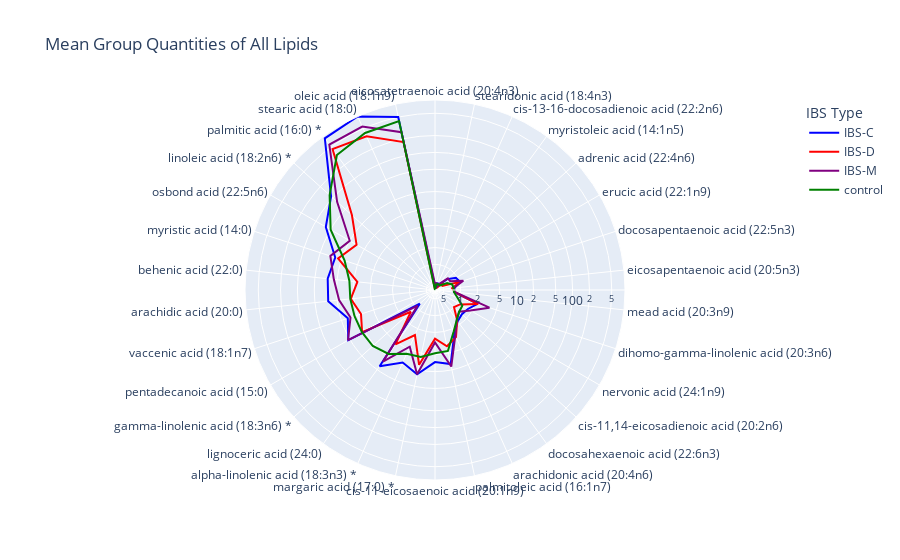

Notebook code for this chart:
### Code cell
fig = px.line_polar(pd.melt(all_radar_df2.T.reset_index(), id_vars="index"), 
                    r="value", 
                    theta="index", color="IBS Type",
                    color_discrete_sequence=["blue","red","purple","green"],
                    title="Mean Group Quantities of All Lipids", log_r=True,
                    line_close=True)

fig.show()
fig.write_html("Figures/Metabolome_radar_ALL_log.html")

### Figure 1 — Plotly figure (JSON) as saved in the notebook; plotly's stock layout.template omitted (floating-point values rounded to 4 significant figures)
{"data": [{"hovertemplate": "IBS Type=IBS-C<br>value=%{r}<br>index=%{theta}<extra></extra>", "legendgroup": "IBS-C", "line": {"color": "blue", "dash": "solid"}, "marker": {"symbol": "circle"}, "mode": "lines", "name": "IBS-C", "r": [0.3984, 0.4117, 0.48, 0.4451, 0.6817, 0.9441, 1.026, 0.7855, 0.7654, 2.199, 1.662, 1.547, 1.707, 2.464, 7.841, 6.761, 12.07, 9.144, 16.79, 0.81, 21.46, 15.14, 28.88, 29.5, 26.1, 62.32, 109.7, 777.3, 863.3, 502.5, 0.3984], "showlegend": true, "subplot": "polar", "theta": ["eicosatetraenoic acid (20:4n3)", "stearidonic acid (18:4n3)", "cis-13-16-docosadienoic acid (22:2n6)", "myristoleic acid (14:1n5)", "adrenic acid (22:4n6)", "erucic acid (22:1n9)", "docosapentaenoic acid (22:5n3)", "eicosapentaenoic acid (20:5n3)", "mead acid (20:3n9)", "dihomo-gamma-linolenic acid (20:3n6)", "nervonic acid (24:1n9)", "cis-11,14-eicosadienoic acid (20:2n6)", "docosahexaenoic acid (22:6n3)", "arachidonic acid (20:4n6)", "palmitoleic acid (16:1n7)", "cis-11-eicosaenoic acid (20:1n9)", "margaric acid (17:0) *", "alpha-linolenic acid (18:3n3) *", "lignoceric acid (24:0)", "gamma-linolenic acid (18:3n6) *", "pentadecanoic acid (15:0)", "vaccenic acid (18:1n7)", "arachidic acid (20:0)", "behenic acid (22:0)", "myristic acid (14:0)", "osbond acid (22:5n6)", "linoleic acid (18:2n6) *", "palmitic acid (16:0) *", "stearic acid (18:0)", "oleic acid (18:1n9)", "eicosatetraenoic acid (20:4n3)"], "type": "scatterpolar"}, {"hovertemplate": "IBS Type=IBS-D<br>value=%{r}<br>index=%{theta}<extra></extra>", "legendgroup": "IBS-D", "line": {"color": "red", "dash": "solid"}, "marker": {"symbol": "circle"}, "mode": "lines", "name": "IBS-D", "r": [0.365, 0.4204, 0.4388, 0.38, 0.5465, 0.4815, 1.026, 0.7081, 0.8, 2.264, 1.143, 1.001, 1.648, 2.909, 3.725, 2.58, 8.108, 2.652, 5.556, 1.327, 11.12, 8.563, 11.34, 8.649, 23.06, 14.47, 34.57, 452.2, 354.1, 175.6, 0.365], "showlegend": true, "subplot": "polar", "theta": ["eicosatetraenoic acid (20:4n3)", "stearidonic acid (18:4n3)", "cis-13-16-docosadienoic acid (22:2n6)", "myristoleic acid (14:1n5)", "adrenic acid (22:4n6)", "erucic acid (22:1n9)", "docosapentaenoic acid (22:5n3)", "eicosapentaenoic acid (20:5n3)", "mead acid (20:3n9)", "dihomo-gamma-linolenic acid (20:3n6)", "nervonic acid (24:1n9)", "cis-11,14-eicosadienoic acid (20:2n6)", "docosahexaenoic acid (22:6n3)", "arachidonic acid (20:4n6)", "palmitoleic acid (16:1n7)", "cis-11-eicosaenoic acid (20:1n9)", "margaric acid (17:0) *", "alpha-linolenic acid (18:3n3) *", "lignoceric acid (24:0)", "gamma-linolenic acid (18:3n6) *", "pentadecanoic acid (15:0)", "vaccenic acid (18:1n7)", "arachidic acid (20:0)", "behenic acid (22:0)", "myristic acid (14:0)", "osbond acid (22:5n6)", "linoleic acid (18:2n6) *", "palmitic acid (16:0) *", "stearic acid (18:0)", "oleic acid (18:1n9)", "eicosatetraenoic acid (20:4n3)"], "type": "scatterpolar"}, {"hovertemplate": "IBS Type=IBS-M<br>value=%{r}<br>index=%{theta}<extra></extra>", "legendgroup": "IBS-M", "line": {"color": "purple", "dash": "solid"}, "marker": {"symbol": "circle"}, "mode": "lines", "name": "IBS-M", "r": [0.4418, 0.48, 0.3782, 0.4782, 0.7125, 0.7182, 1.189, 0.7559, 0.8, 3.677, 1.871, 1.325, 1.6, 2.715, 8.722, 3.012, 12.09, 4.482, 13.3, 0.9131, 21.72, 13.47, 18.43, 22.9, 32.21, 19.98, 78.58, 568, 547.4, 264.9, 0.4418], "showlegend": true, "subplot": "polar", "theta": ["eicosatetraenoic acid (20:4n3)", "stearidonic acid (18:4n3)", "cis-13-16-docosadienoic acid (22:2n6)", "myristoleic acid (14:1n5)", "adrenic acid (22:4n6)", "erucic acid (22:1n9)", "docosapentaenoic acid (22:5n3)", "eicosapentaenoic acid (20:5n3)", "mead acid (20:3n9)", "dihomo-gamma-linolenic acid (20:3n6)", "nervonic acid (24:1n9)", "cis-11,14-eicosadienoic acid (20:2n6)", "docosahexaenoic acid (22:6n3)", "arachidonic acid (20:4n6)", "palmitoleic acid (16:1n7)", "cis-11-eicosaenoic acid (20:1n9)", "margaric acid (17:0) *", "alpha-linolenic acid (18:3n3) *", "lignoceric acid (24:0)", "gamma-linolenic acid (18:3n6) *", "pentadecanoic acid (15:0)", "vaccenic acid (18:1n7)", "arachidic acid (20:0)", "behenic acid (22:0)", "myristic acid (14:0)", "osbond acid (22:5n6)", "linoleic acid (18:2n6) *", "palmitic acid (16:0) *", "stearic acid (18:0)", "oleic acid (18:1n9)", "eicosatetraenoic acid (20:4n3)"], "type": "scatterpolar"}, {"hovertemplate": "IBS Type=control<br>value=%{r}<br>index=%{theta}<extra></extra>", "legendgroup": "control", "line": {"color": "green", "dash": "solid"}, "marker": {"symbol": "circle"}, "mode": "lines", "name": "control", "r": [0.3492, 0.4441, 0.4572, 0.4587, 0.4627, 0.6197, 0.735, 0.7549, 0.7633, 0.9138, 1.279, 1.328, 1.6, 2.291, 4.513, 4.703, 5.862, 6.136, 8.987, 10.91, 11.21, 11.31, 11.6, 12.03, 17.39, 49.5, 119.0, 334.0, 410, 424.2, 0.3492], "showlegend": true, "subplot": "polar", "theta": ["eicosatetraenoic acid (20:4n3)", "stearidonic acid (18:4n3)", "cis-13-16-docosadienoic acid (22:2n6)", "myristoleic acid (14:1n5)", "adrenic acid (22:4n6)", "erucic acid (22:1n9)", "docosapentaenoic acid (22:5n3)", "eicosapentaenoic acid (20:5n3)", "mead acid (20:3n9)", "dihomo-gamma-linolenic acid (20:3n6)", "nervonic acid (24:1n9)", "cis-11,14-eicosadienoic acid (20:2n6)", "docosahexaenoic acid (22:6n3)", "arachidonic acid (20:4n6)", "palmitoleic acid (16:1n7)", "cis-11-eicosaenoic acid (20:1n9)", "margaric acid (17:0) *", "alpha-linolenic acid (18:3n3) *", "lignoceric acid (24:0)", "gamma-linolenic acid (18:3n6) *", "pentadecanoic acid (15:0)", "vaccenic acid (18:1n7)", "arachidic acid (20:0)", "behenic acid (22:0)", "myristic acid (14:0)", "osbond acid (22:5n6)", "linoleic acid (18:2n6) *", "palmitic acid (16:0) *", "stearic acid (18:0)", "oleic acid (18:1n9)", "eicosatetraenoic acid (20:4n3)"], "type": "scatterpolar"}], "layout": {"legend": {"title": {"text": "IBS Type"}, "tracegroupgap": 0}, "polar": {"angularaxis": {"direction": "clockwise", "rotation": 90}, "domain": {"x": [0, 1], "y": [0, 1]}, "radialaxis": {"type": "log"}}, "title": {"text": "Mean Group Quantities of All Lipids"}}}
